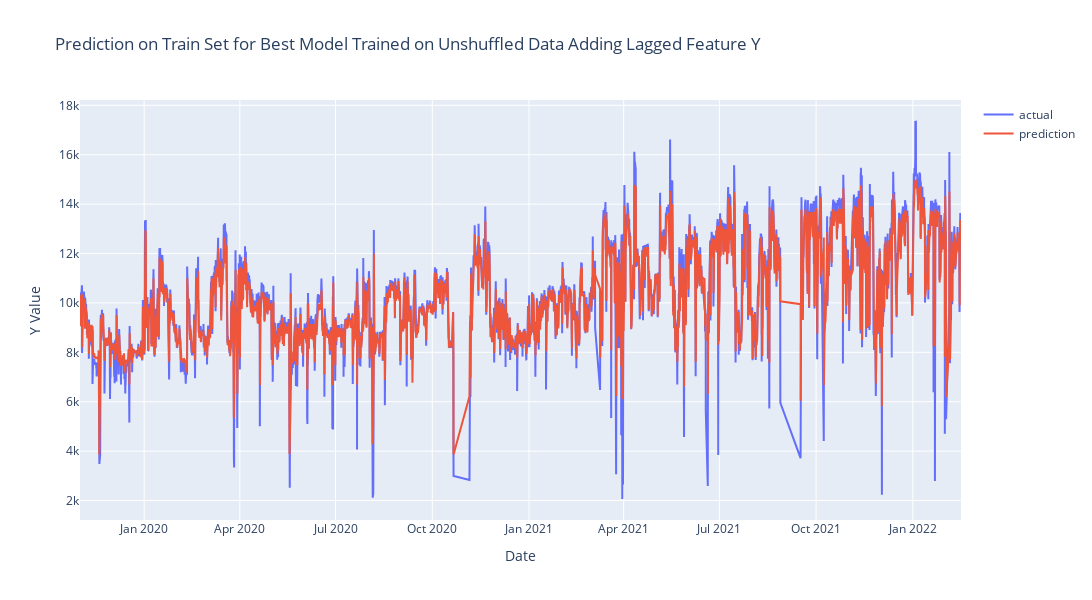

The notebook cell this image was saved under:
### Markdown cell above
#### Visualization

### Code cell
fig = go.Figure()
fig.add_trace(go.Scatter(x=X_train.index, y=y_train, mode='lines', name='actual'))
fig.add_trace(go.Scatter(x=X_train.index, y=y_train_pred, mode='lines', name='prediction'))
fig.update_layout(title='Prediction on Train Set for Best Model Trained on Unshuffled Data Adding Lagged Feature Y',
                xaxis_title='Date',
                yaxis_title='Y Value',
                width=1200,
                height=600)
fig.write_html(cfg.shuffle_or_not.v2.unshuffle.train_plot)
fig.show()

### Figure 1 — Plotly figure (JSON) as saved in the notebook; plotly's stock layout.template omitted (floating-point values rounded to 4 significant figures; data arrays with more than 128 entries replaced by an {"elided": "..."} marker saying what was removed)
{"data": [{"mode": "lines", "name": "actual", "type": "scatter", "x": {"elided": "18742 str values"}, "y": {"elided": "18742 float values"}}, {"mode": "lines", "name": "prediction", "type": "scatter", "x": {"elided": "18742 str values"}, "y": {"elided": "18742 float values"}}], "layout": {"height": 600, "title": {"text": "Prediction on Train Set for Best Model Trained on Unshuffled Data Adding Lagged Feature Y"}, "width": 1200, "xaxis": {"title": {"text": "Date"}}, "yaxis": {"title": {"text": "Y Value"}}}}
